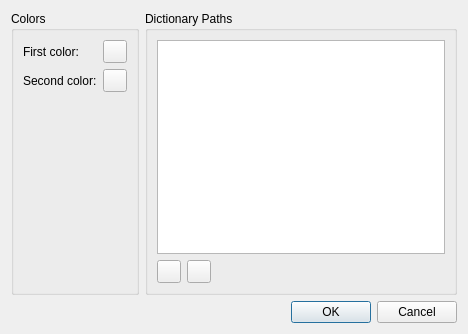
<ui version="4.0" >
 <class>SettingsDialog</class>
 <widget class="QDialog" name="SettingsDialog" >
  <property name="geometry" >
   <rect>
    <x>0</x>
    <y>0</y>
    <width>468</width>
    <height>334</height>
   </rect>
  </property>
  <property name="windowTitle" >
   <string>QDictionary Settings</string>
  </property>
  <layout class="QVBoxLayout" >
   <item>
    <layout class="QHBoxLayout" >
     <item>
      <widget class="QGroupBox" name="groupBox_2" >
       <property name="title" >
        <string>Colors</string>
       </property>
       <layout class="QVBoxLayout" >
        <item>
         <layout class="QGridLayout" >
          <item row="0" column="0" >
           <widget class="QLabel" name="label" >
            <property name="text" >
             <string>First color:</string>
            </property>
           </widget>
          </item>
          <item row="0" column="1" >
           <widget class="QToolButton" name="firstColorButton" >
            <property name="text" >
             <string/>
            </property>
           </widget>
          </item>
          <item row="1" column="0" >
           <widget class="QLabel" name="label_2" >
            <property name="text" >
             <string>Second color:</string>
            </property>
           </widget>
          </item>
          <item row="1" column="1" >
           <widget class="QToolButton" name="secondColorButton" >
            <property name="text" >
             <string/>
            </property>
           </widget>
          </item>
         </layout>
        </item>
        <item>
         <spacer>
          <property name="orientation" >
           <enum>Qt::Vertical</enum>
          </property>
          <property name="sizeHint" >
           <size>
            <width>20</width>
            <height>40</height>
           </size>
          </property>
         </spacer>
        </item>
       </layout>
      </widget>
     </item>
     <item>
      <widget class="QGroupBox" name="groupBox" >
       <property name="title" >
        <string>Dictionary Paths</string>
       </property>
       <layout class="QVBoxLayout" >
        <item>
         <widget class="QListWidget" name="dirListWidget" />
        </item>
        <item>
         <layout class="QHBoxLayout" >
          <item>
           <widget class="QToolButton" name="addDirButton" >
            <property name="text" >
             <string/>
            </property>
            <property name="icon" >
             <iconset resource="qdictionary.qrc" >:/new/prefix1/resources/plus.png</iconset>
            </property>
           </widget>
          </item>
          <item>
           <widget class="QToolButton" name="removeDirButton" >
            <property name="text" >
             <string/>
            </property>
            <property name="icon" >
             <iconset resource="qdictionary.qrc" >:/new/prefix1/resources/minus.png</iconset>
            </property>
           </widget>
          </item>
          <item>
           <spacer>
            <property name="orientation" >
             <enum>Qt::Horizontal</enum>
            </property>
            <property name="sizeHint" >
             <size>
              <width>40</width>
              <height>20</height>
             </size>
            </property>
           </spacer>
          </item>
         </layout>
        </item>
       </layout>
      </widget>
     </item>
    </layout>
   </item>
   <item>
    <layout class="QHBoxLayout" >
     <item>
      <spacer>
       <property name="orientation" >
        <enum>Qt::Horizontal</enum>
       </property>
       <property name="sizeHint" >
        <size>
         <width>40</width>
         <height>20</height>
        </size>
       </property>
      </spacer>
     </item>
     <item>
      <widget class="QDialogButtonBox" name="buttonBox" >
       <property name="standardButtons" >
        <set>QDialogButtonBox::Cancel|QDialogButtonBox::NoButton|QDialogButtonBox::Ok</set>
       </property>
      </widget>
     </item>
    </layout>
   </item>
  </layout>
 </widget>
 <resources>
  <include location="qdictionary.qrc" />
 </resources>
 <connections>
  <connection>
   <sender>buttonBox</sender>
   <signal>accepted()</signal>
   <receiver>SettingsDialog</receiver>
   <slot>accept()</slot>
   <hints>
    <hint type="sourcelabel" >
     <x>311</x>
     <y>324</y>
    </hint>
    <hint type="destinationlabel" >
     <x>233</x>
     <y>174</y>
    </hint>
   </hints>
  </connection>
  <connection>
   <sender>buttonBox</sender>
   <signal>rejected()</signal>
   <receiver>SettingsDialog</receiver>
   <slot>reject()</slot>
   <hints>
    <hint type="sourcelabel" >
     <x>311</x>
     <y>324</y>
    </hint>
    <hint type="destinationlabel" >
     <x>233</x>
     <y>174</y>
    </hint>
   </hints>
  </connection>
 </connections>
</ui>
